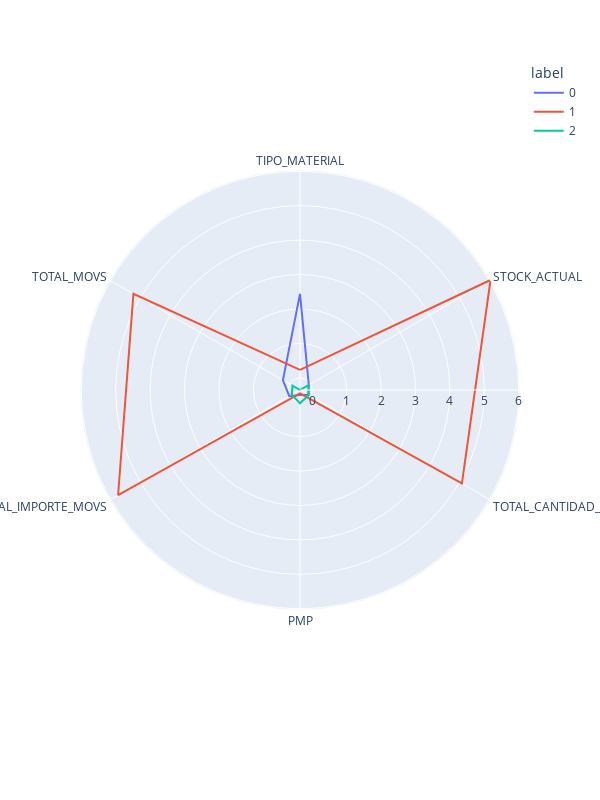

Notebook code for this chart:
### Code cell
import plotly.express as px

clusters = pd.DataFrame(X,columns=X.columns)
clusters['label'] = kmeansmodel.labels_
polar = clusters.groupby("label").mean().reset_index()
polar = pd.melt(polar,id_vars=["label"])
fig4 = px.line_polar(polar, r="value", theta="variable", color="label", line_close=True,height=800,width=600)
fig4.show()

### Figure 1 — Plotly figure (JSON) as saved in the notebook; plotly's stock layout.template omitted (floating-point values rounded to 4 significant figures)
{"data": [{"hovertemplate": "label=0<br>value=%{r}<br>variable=%{theta}<extra></extra>", "legendgroup": "0", "line": {"color": "#636efa", "dash": "solid"}, "marker": {"symbol": "circle"}, "mode": "lines", "name": "0", "r": [2.438, -0.05783, -0.0729, -0.2084, 0.00531, 0.2199, 2.438], "showlegend": true, "subplot": "polar", "theta": ["TIPO_MATERIAL", "STOCK_ACTUAL", "TOTAL_CANTIDAD_MOVS", "PMP", "TOTAL_IMPORTE_MOVS", "TOTAL_MOVS", "TIPO_MATERIAL"], "type": "scatterpolar"}, {"hovertemplate": "label=1<br>value=%{r}<br>variable=%{theta}<extra></extra>", "legendgroup": "1", "line": {"color": "#EF553B", "dash": "solid"}, "marker": {"symbol": "circle"}, "mode": "lines", "name": "1", "r": [0.2305, 6.037, 5.077, -0.2572, 5.747, 5.234, 0.2305], "showlegend": true, "subplot": "polar", "theta": ["TIPO_MATERIAL", "STOCK_ACTUAL", "TOTAL_CANTIDAD_MOVS", "PMP", "TOTAL_IMPORTE_MOVS", "TOTAL_MOVS", "TIPO_MATERIAL"], "type": "scatterpolar"}, {"hovertemplate": "label=2<br>value=%{r}<br>variable=%{theta}<extra></extra>", "legendgroup": "2", "line": {"color": "#00cc96", "dash": "solid"}, "marker": {"symbol": "circle"}, "mode": "lines", "name": "2", "r": [-0.3534, -0.073, -0.0579, 0.0334, -0.07817, -0.1021, -0.3534], "showlegend": true, "subplot": "polar", "theta": ["TIPO_MATERIAL", "STOCK_ACTUAL", "TOTAL_CANTIDAD_MOVS", "PMP", "TOTAL_IMPORTE_MOVS", "TOTAL_MOVS", "TIPO_MATERIAL"], "type": "scatterpolar"}], "layout": {"height": 800, "legend": {"title": {"text": "label"}, "tracegroupgap": 0}, "margin": {"t": 60}, "polar": {"angularaxis": {"direction": "clockwise", "rotation": 90}, "domain": {"x": [0, 1], "y": [0, 1]}}, "width": 600}}
